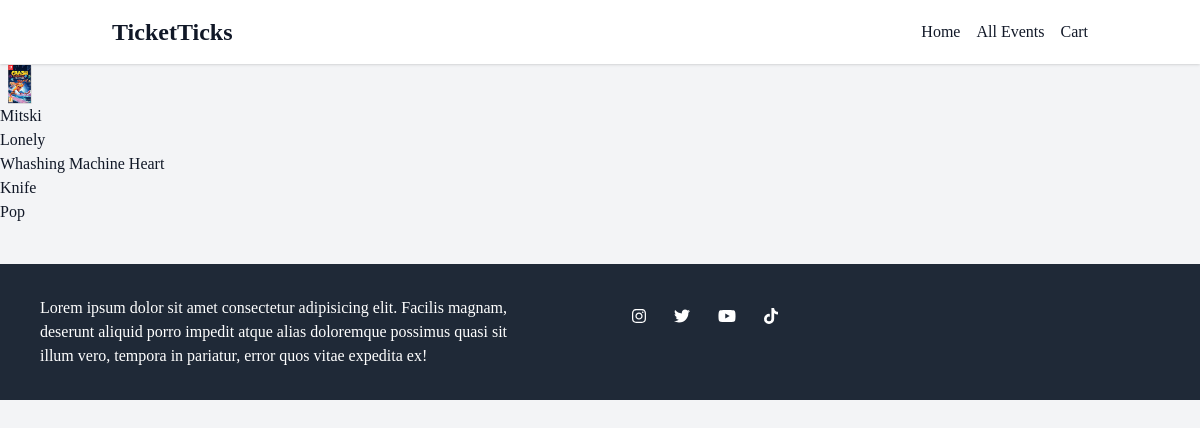
/2, run on the app's committed database.
### events/models.py (models this page shows, shortened)
class Artist(models.Model):
    name = models.CharField(max_length=150)
    genre = models.CharField(max_length=150)
    picture = models.ImageField(upload_to='artists')
    songs = models.CharField(max_length=150)

### events/views.py (the view)
# urls.py: path('<int:pk>',views.ArtistDetailView.as_view(),name='artist-detail'),
class ArtistDetailView(DetailView):
    template_name = 'events/artist_detail.html'
    model = Artist
    context_object_name = 'artist'
    def get_context_data(self, **kwargs):
        context = super().get_context_data(**kwargs)
        artist = context['artist']
        song_list = artist.songs
        songs = song_list.split(', ')
        context['songs'] = songs
        return context

### theme/templates/events/artist_detail.html
{%extends 'events/base.html'%} {%block content%}
<div>
	{% if artist.picture %}
	<img
		src="{{artist.picture.url}}"
		alt="{{artist.name}} picture"
		class="w-10 h-10 object-scale-down"
	/>
	{% endif %}
	<p>{{artist.name}}</p>
	{% for song in songs %}
	<p>{{song}}</p>
	{% endfor %} {{artist.genre}}
</div>
{% endblock %}

### data on the page
Artist: picture (picture), name "Mitski", genre "Pop"

### other printed values
{{ song }} "Lonely" "Whashing Machine Heart" "Knife"
